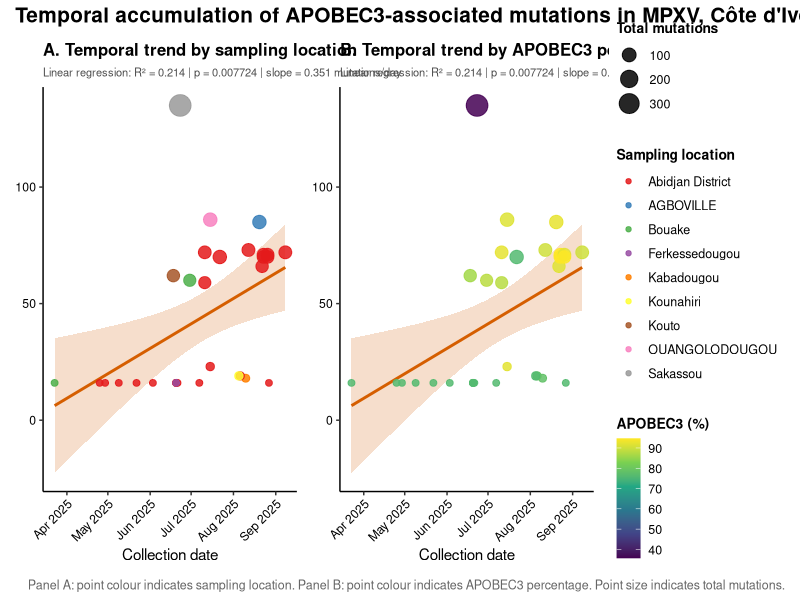
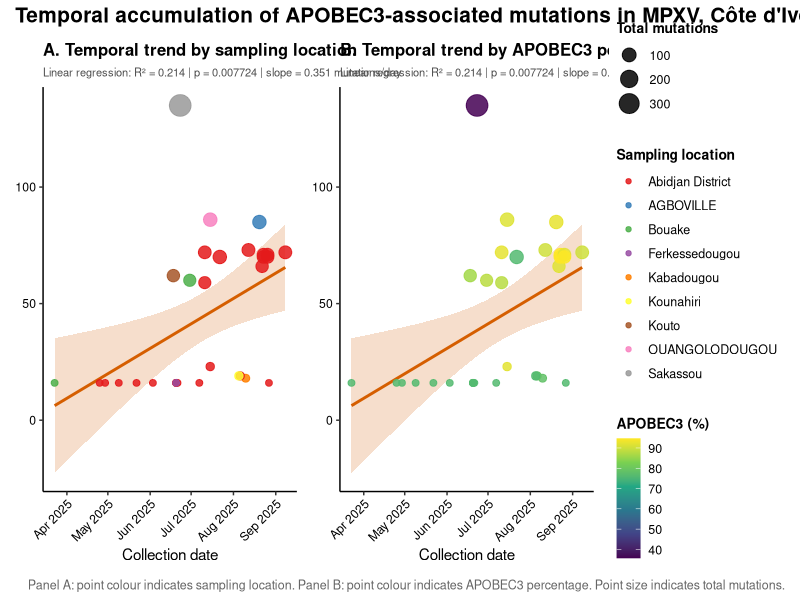
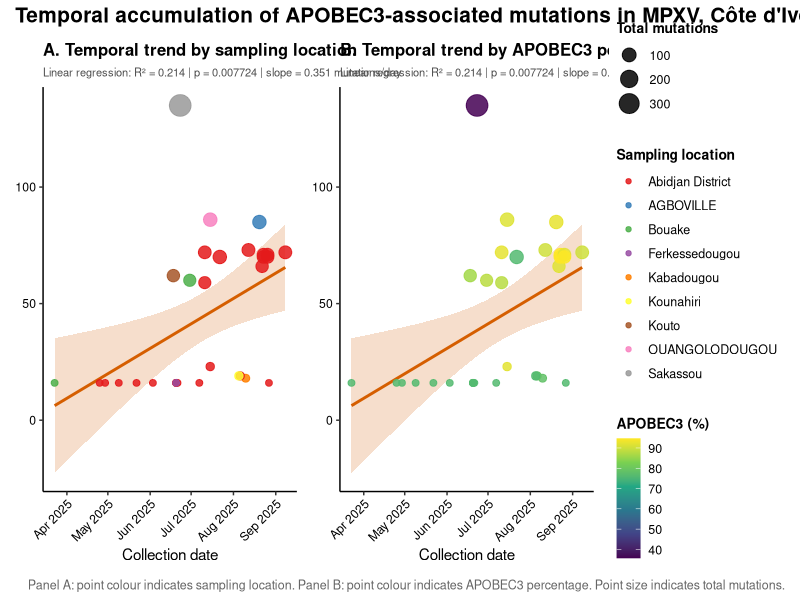

R code for these plots, in order:

# 1. Charger les packages ------------------------------------------------------

packages <- c("tidyverse", "lubridate", "patchwork", "viridis")

for (pkg in packages) {
  if (!requireNamespace(pkg, quietly = TRUE)) {
    install.packages(pkg)
  }
}

library(tidyverse)
library(lubridate)
library(patchwork)
library(viridis)

# 2. Définir le répertoire de travail -----------------------------------------

setwd(
  "C:/Users/lenovo/Desktop/Dossiers/Projets de Recherche/Mpox/Seq Mpox Projet rim/"
)

# 3. Importer les fichiers CSV ------------------------------------------------

results <- read_csv(
  "apobec3_summary_Mpox2025.csv",
  show_col_types = FALSE
)

meta <- read_csv2(
  "Mpox_Date_2025.csv",
  show_col_types = FALSE
)

# Nettoyer les noms de colonnes
names(results) <- str_trim(names(results))
names(meta) <- str_trim(names(meta))

# Vérifier la correspondance des lignes
if (nrow(results) != nrow(meta)) {
  stop(
    "Erreur : les deux fichiers n'ont pas le même nombre de lignes. ",
    "Vérifiez la correspondance des séquences avant de continuer."
  )
}

# Vérifier la présence des colonnes requises
required_results <- c(
  "apobec3_mutations",
  "pct_apobec3",
  "total_mutations"
)

required_meta <- c("Date", "clade", "Host", "Villes")

if (!all(required_results %in% names(results))) {
  stop(
    "Colonnes manquantes dans le fichier APOBEC3 : ",
    paste(setdiff(required_results, names(results)), collapse = ", ")
  )
}

if (!all(required_meta %in% names(meta))) {
  stop(
    "Colonnes manquantes dans le fichier de métadonnées : ",
    paste(setdiff(required_meta, names(meta)), collapse = ", ")
  )
}

# 4. Fusionner et nettoyer les données ----------------------------------------

df_data <- bind_cols(
  results,
  meta %>% select(Date, clade, Host, Villes)
) %>%
  mutate(
    date = dmy(str_trim(as.character(Date))),
    Villes = str_trim(as.character(Villes)),
    clade = str_trim(as.character(clade)),
    apobec3_mutations = as.numeric(apobec3_mutations),
    pct_apobec3 = as.numeric(pct_apobec3),
    total_mutations = as.numeric(total_mutations)
  ) %>%
  filter(
    !is.na(date),
    !is.na(apobec3_mutations),
    !is.na(pct_apobec3),
    !is.na(total_mutations),
    !is.na(Villes),
    Villes != ""
  ) %>%
  mutate(
    Site = case_when(
      str_detect(
        Villes,
        regex("Abidjan|Abobo|Port[- ]Bouet", ignore_case = TRUE)
      ) ~ "Abidjan District",
      TRUE ~ Villes
    )
  )

if (nrow(df_data) < 3 || n_distinct(df_data$date) < 2) {
  stop("Données insuffisantes pour réaliser la régression temporelle.")
}

cat("Nombre de séquences analysées :", nrow(df_data), "\n")

# 5. Calculer la régression linéaire ------------------------------------------

modele <- lm(
  apobec3_mutations ~ as.numeric(date),
  data = df_data
)

resume_modele <- summary(modele)

r2 <- resume_modele$r.squared
p_value <- coef(resume_modele)[2, 4]
pente_jour <- unname(coef(modele)[2])

subtitle_text <- sprintf(
  "Linear regression: R² = %.3f | p = %.4g | slope = %.3f mutations/day",
  r2,
  p_value,
  pente_jour
)

cat("R² :", round(r2, 3), "\n")
cat("p-value :", signif(p_value, 4), "\n")
cat(
  "Pente :", round(pente_jour, 3),
  "mutations par jour\n"
)

# 6. Paramètres communs aux deux panneaux -------------------------------------

theme_commun <- theme_classic(base_size = 11) +
  theme(
    plot.title = element_text(
      face = "bold",
      size = 12
    ),
    plot.subtitle = element_text(size = 8, color = "grey30"),
    axis.text.x = element_text(
      angle = 45,
      hjust = 1,
      color = "black"
    ),
    axis.text.y = element_text(color = "black"),
    axis.title.y = element_blank(), # SUPPRIMER le titre de l'axe Y
    legend.position = "right",
    legend.title = element_text(size = 10, face = "bold"),
    legend.text = element_text(size = 9),
    plot.background = element_rect(
      fill = "white",
      color = NA
    ),
    panel.background = element_rect(
      fill = "white",
      color = NA
    )
  )

# 7. PANEL A : évolution temporelle selon la ville ----------------------------

p_location <- ggplot(
  df_data,
  aes(
    x = date,
    y = apobec3_mutations
  )
) +
  geom_smooth(
    method = "lm",
    formula = y ~ x,
    color = "#D55E00",
    fill = "#D55E00",
    alpha = 0.20,
    se = TRUE
  ) +
  geom_point(
    aes(
      color = Site,
      size = total_mutations
    ),
    alpha = 0.85
  ) +
  scale_color_brewer(
    palette = "Set1",
    name = "Sampling location"
  ) +
  scale_size_continuous(
    range = c(2, 7),
    name = "Total mutations"
  ) +
  scale_x_date(
    date_breaks = "1 month",
    date_labels = "%b %Y",
    expand = expansion(mult = c(0.05, 0.05))
  ) +
  labs(
    title = "A. Temporal trend by sampling location",
    subtitle = subtitle_text,
    x = "Collection date",
    y = NULL
  ) +
  theme_commun

# 8. PANEL B : évolution temporelle selon le pourcentage APOBEC3 --------------

p_percentage <- ggplot(
  df_data,
  aes(
    x = date,
    y = apobec3_mutations
  )
) +
  geom_smooth(
    method = "lm",
    formula = y ~ x,
    color = "#D55E00",
    fill = "#D55E00",
    alpha = 0.20,
    se = TRUE
  ) +
  geom_point(
    aes(
      color = pct_apobec3,
      size = total_mutations
    ),
    alpha = 0.85
  ) +
  scale_color_viridis_c(
    option = "viridis",
    name = "APOBEC3 (%)"
  ) +
  scale_size_continuous(
    range = c(2, 7),
    name = "Total mutations"
  ) +
  scale_x_date(
    date_breaks = "1 month",
    date_labels = "%b %Y",
    expand = expansion(mult = c(0.05, 0.05))
  ) +
  labs(
    title = "B. Temporal trend by APOBEC3 percentage",
    subtitle = subtitle_text,
    x = "Collection date",
    y = NULL
  ) +
  theme_commun

# 9. Combiner les panneaux et regrouper les légendes --------------------------

figure_final <- (p_location | p_percentage) +
  plot_layout(
    guides = "collect",
    widths = c(1, 1)
  ) +
  plot_annotation(
    title = paste(
      "Temporal accumulation of APOBEC3-associated mutations",
      "in MPXV, Côte d'Ivoire, 2025"
    ),
    caption = paste(
      "Panel A: point colour indicates sampling location.",
      "Panel B: point colour indicates APOBEC3 percentage.",
      "Point size indicates total mutations."
    ),
    theme = theme(
      plot.title = element_text(
        face = "bold",
        size = 15
      ),
      plot.caption = element_text(size = 9, color = "grey40"),
      plot.background = element_rect(
        fill = "white",
        color = NA
      )
    )
  ) &
  theme(
    legend.position = "right",
    legend.box = "vertical",
    legend.box.just = "left"
  )

# 10. Afficher la figure ------------------------------------------------------

print(figure_final)

# 11. Exporter la figure en PNG et PDF ----------------------------------------

ggsave(
  filename = "Figure_Mpox_APOBEC3_Temporal_Final_2025.png",
  plot = figure_final,
  width = 16,
  height = 7.5,
  units = "in",
  dpi = 300,
  bg = "white"
)

ggsave(
  filename = "Figure_Mpox_APOBEC3_Temporal_Final_2025.pdf",
  plot = figure_final,
  width = 16,
  height = 7.5,
  units = "in",
  bg = "white"
)

# 12. Exporter les données analysées ------------------------------------------

write_csv(
  df_data,
  "Mpox_2025_APOBEC3_Temporal_Analysis.csv"
)

cat("\nAnalyse terminée avec succès.\n")
cat("Fichiers générés :\n")
cat("- Figure_Mpox_APOBEC3_Temporal_Final_2025.png\n")
cat("- Figure_Mpox_APOBEC3_Temporal_Final_2025.pdf\n")
cat("- Mpox_2025_APOBEC3_Temporal_Analysis.csv\n")
